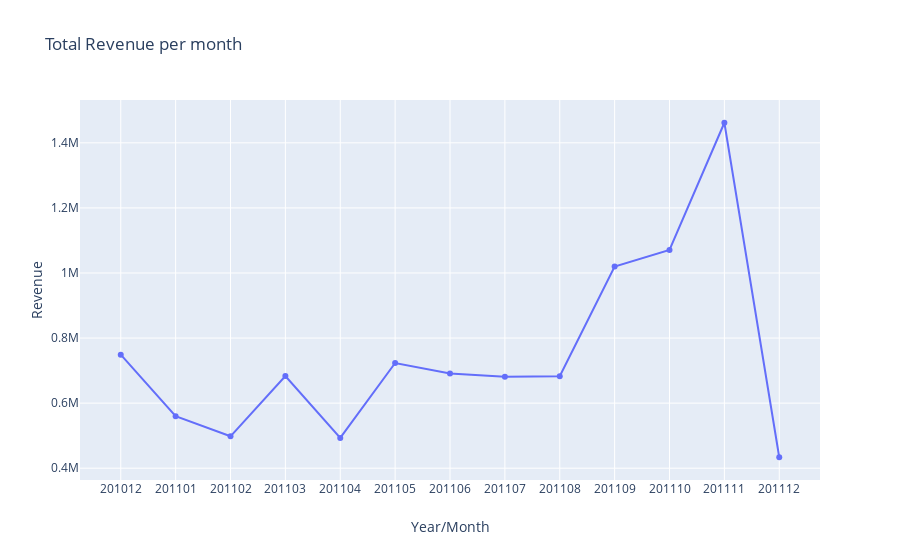

Write notebook code for a chart like this one.
### Code cell
#X and Y axis inputs for Plotly graph. We use Scatter for line graphs

figure = go.Figure()

figure.add_trace(go.Scatter(
                            x= company_revenue['InvoiceYearMonth'] ,
                            y= company_revenue['Revenue']
                ))

figure.update_layout(title='Total Revenue per month',
                   xaxis_title='Year/Month',
                
                   yaxis_title='Revenue')
# py.iplot(figure, filename='basic-scatter')
figure.update_xaxes(type = 'category')
pio.show(figure)
# pio.show(figure)
# pio.write_html(figure, file='company_revenue.html', auto_open=True)

### Figure 1 — Plotly figure (JSON) as saved in the notebook; plotly's stock layout.template omitted (floating-point values rounded to 4 significant figures)
{"data": [{"type": "scatter", "x": ["201012", "201101", "201102", "201103", "201104", "201105", "201106", "201107", "201108", "201109", "201110", "201111", "201112"], "y": [749000.0, 560000.0, 498100.0, 683300.0, 493200.0, 723300.0, 691100.0, 681300.0, 682700.0, 1020000.0, 1071000.0, 1462000.0, 433700.0]}], "layout": {"title": {"text": "Total Revenue per month"}, "xaxis": {"title": {"text": "Year/Month"}, "type": "category"}, "yaxis": {"title": {"text": "Revenue"}}}}
